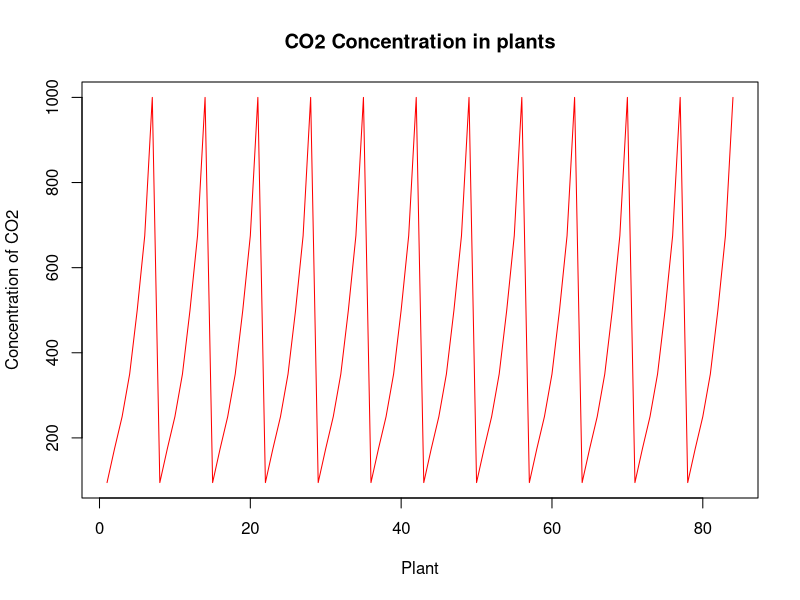
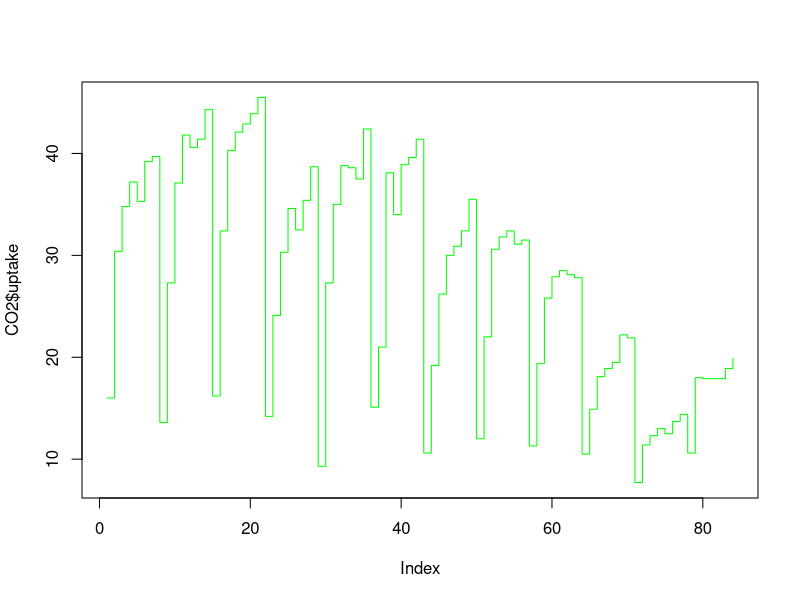
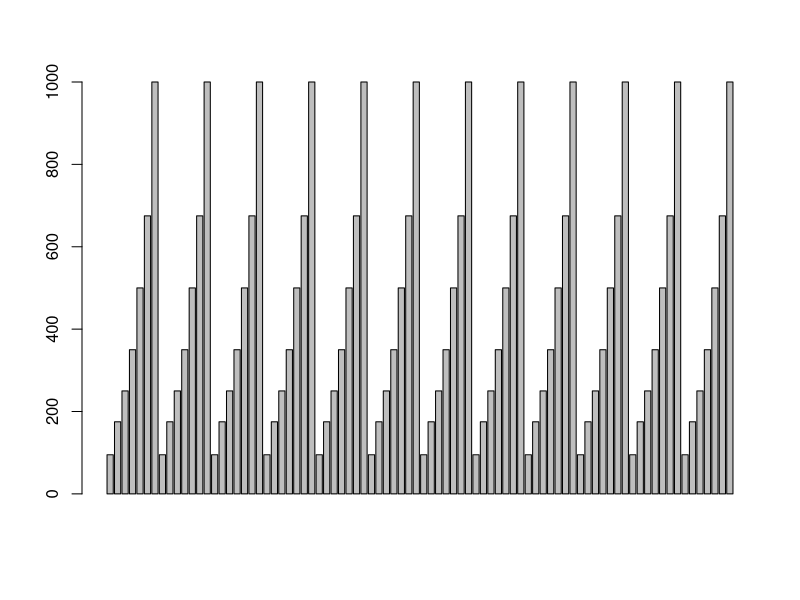
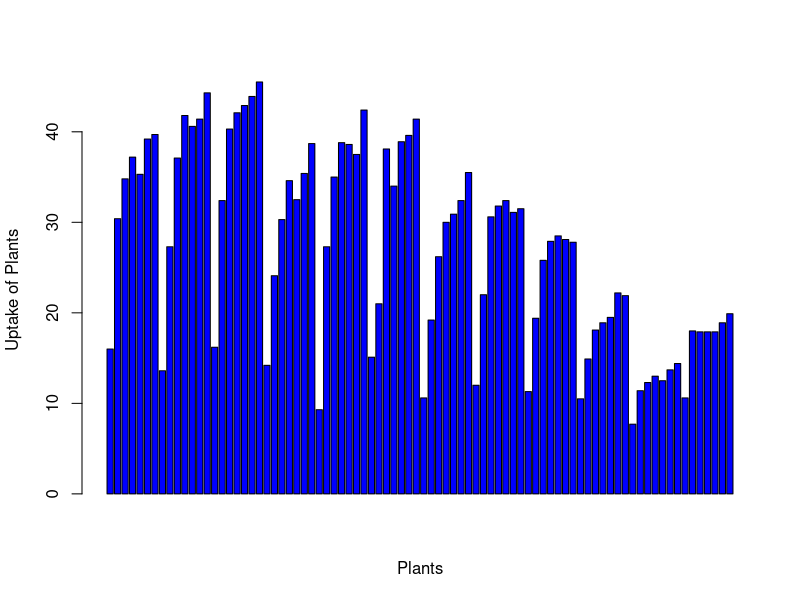
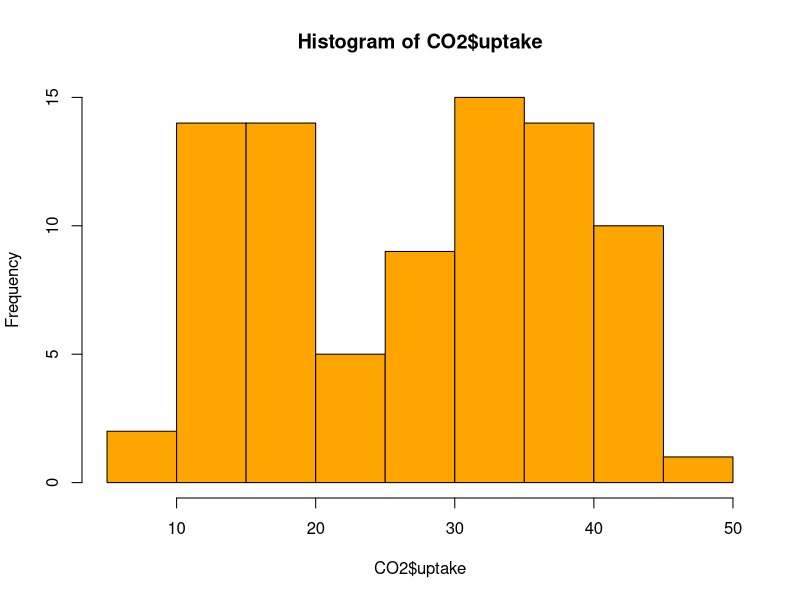
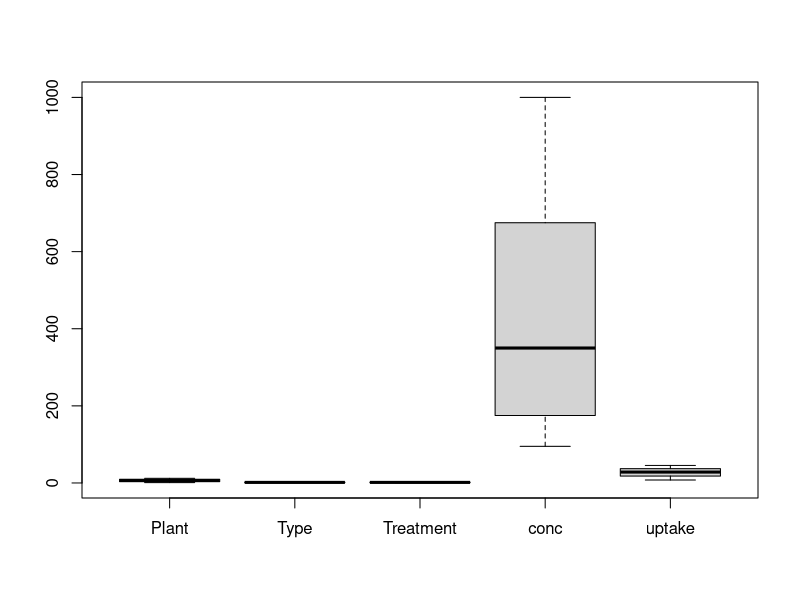
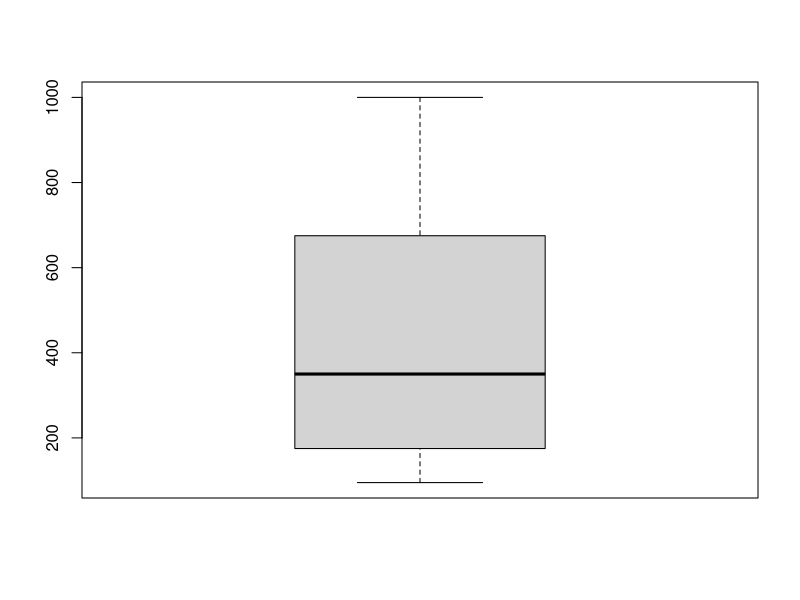
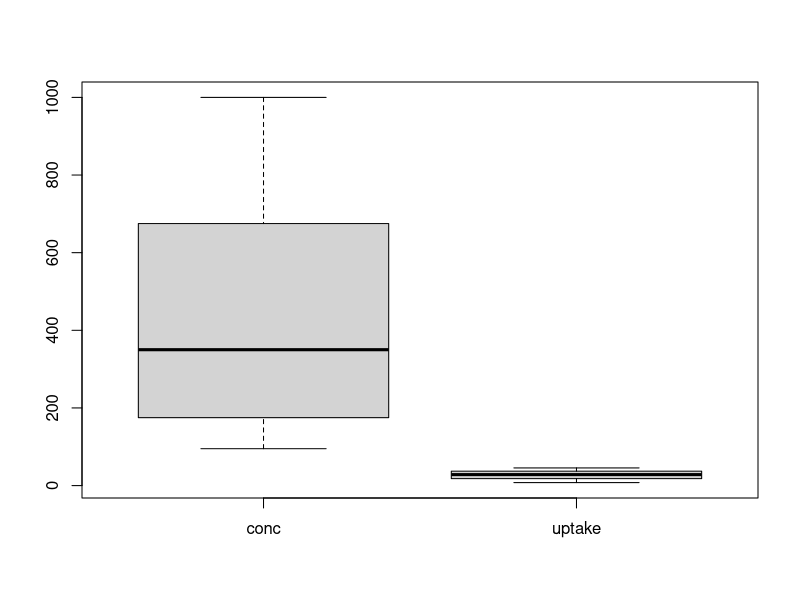

Write R code to recreate these figures, in order.
datasets::CO2 #dataset named CO2

head(CO2) #displays the first 6 rows of the Dataset

tail(CO2)#displays the last 6 rows of the dataset

summary(CO2)#calculates the mean, median, max, min, quartiles of every column


CO2[,c(1,2,4)] #displays all the rows of the 1st 2nd and 4th column

CO2[20,c(1,5)] #displays 20 rows of the 1st and 5th column

CO2[1:20,c(1,5)] #displays 20 rows of the 1st and 5th column

summary(CO2$uptake)    #calculates the mean, median, max, min, quartiles of the specified column

summary(CO2$conc)   #calculates the mean, median, max, min, quartiles of the specified column

summary(CO2$Treatment)  #calculates the mean, median, max, min, quartiles of the specified column

plot(CO2$conc, type = "l", col="red", xlab = "Plant", ylab = "Concentration of CO2", main="CO2 Concentration in plants") #plots the grapgh represented by lines

plot(CO2$uptake, type = "s", col="green") #plots the graph represented by scales

barplot(CO2$conc, horiz = FALSE) #plots the graph represented by bar

barplot(CO2$uptake, xlab = "Plants", ylab = "Uptake of Plants", col = "blue") #plots the graph represented by bar in blue color and labels

hist(CO2$uptake, col="orange") #plots the graph epresented by histogram in orange color

boxplot(CO2) #plots the graph represented with a boxplot to find the outliers

boxplot(CO2$conc) #plots the graph represented with a boxplot of the column conc to find the outliers

boxplot(CO2[,c(4,5)]) #plots the graph represented with a boxplot of the columns 4 and 5 to find the outliers

par(mfrow=c(4,4),mar=c(2,5,2,2), bty="n", las=0) #creates a 4*4 partition represented as grids with each grid containing the following graph 
plot(CO2$conc, type = "l", col="red", xlab = "Plant", ylab = "Concentration of CO2", main="CO2 Concentration in plants")

plot(CO2$uptake, type = "s", col="green")

barplot(CO2$conc, horiz = FALSE)

barplot(CO2$uptake, xlab = "Plants", ylab = "Uptake of Plants", col = "blue")

hist(CO2$uptake, col="orange")

boxplot(CO2)

boxplot(CO2$conc)

boxplot(CO2[,c(4,5)])

plot(CO2$uptake, type = "p", col="green")

plot(CO2$conc, type = "c", col="red", xlab = "Plant", ylab = "Concentration of CO2", main="CO2 Concentration in plants")

plot(CO2$Treatment, col="pink")
